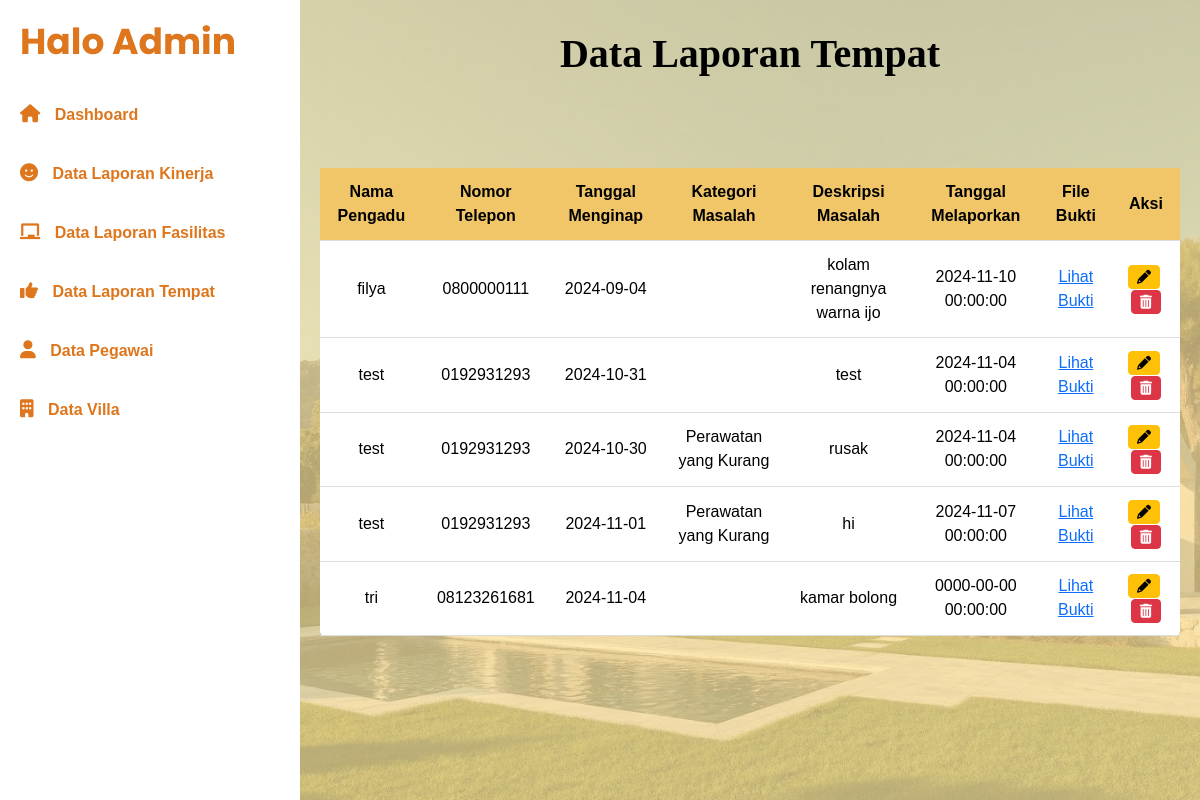
The page /DashboardTempt.php on the database as committed earlier.
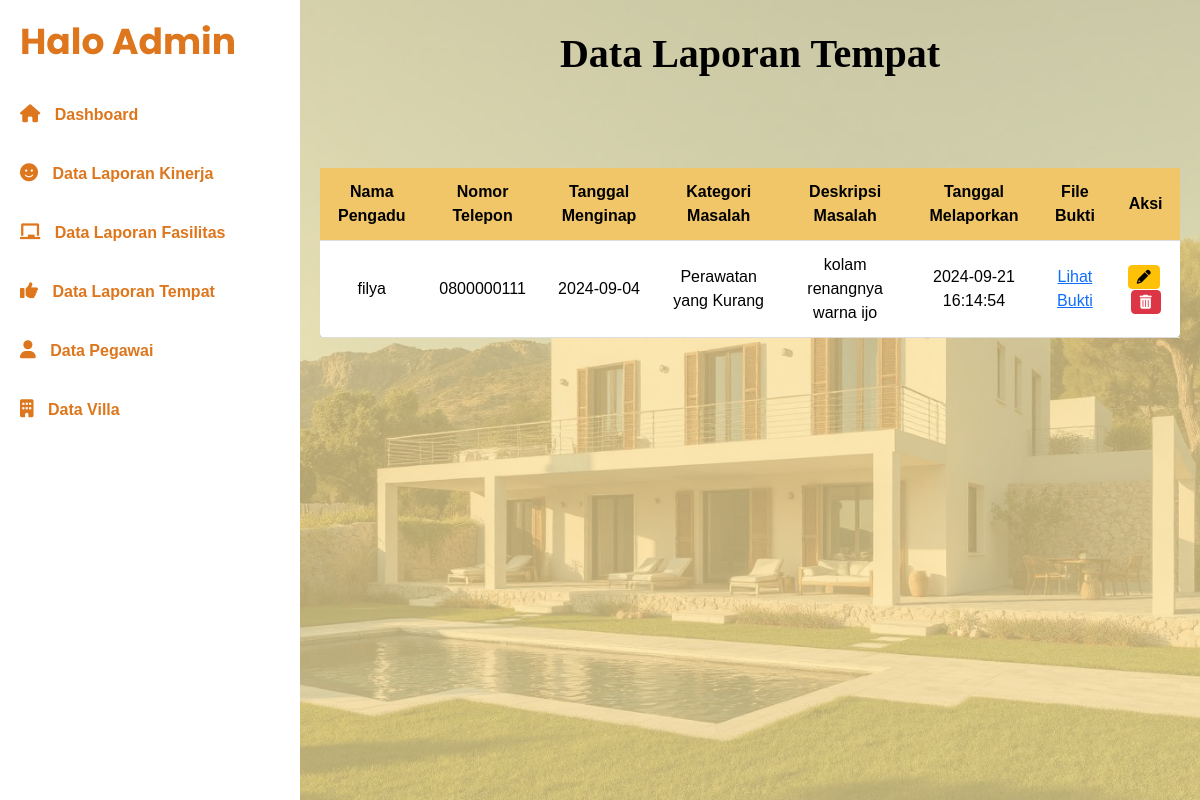
The same page on the database as committed later.
### tables this page shows
CREATE TABLE `tempat` (
  `id_pengaduan` int(11) NOT NULL,
  `nama_pengadu` varchar(255) NOT NULL,
  `no_telepon_pengadu` varchar(15) NOT NULL,
  `tanggal_menginap` date NOT NULL,
  `nomor_kamar` varchar(10) NOT NULL,
  `jenis_masalah` enum('Kerusakan Bangunan','Kebersihan Villa','Perawatan yang Kurang','Suasana Villa, Merasa Tidak Aman atau Lainnya','Perbedaan Kondisi Properti dengan Foto Properti di Iklan','Masalah Aksesibilitas','Kenyamanan pada Waktu Penginapan','Lainnya') NOT NULL,
  `deskripsi_masalah` text NOT NULL,
  `waktu_pengaduan` datetime DEFAULT current_timestamp(),
  `file_bukti` varchar(255) DEFAULT NULL
);

### DashboardTempt.php (the view, shortened to what this page needs)
<?php
$servername = "localhost";
$username = "root";
$password = "";
$dbname = "filya_suite";
$conn = new mysqli($servername, $username, $password, $dbname);
$sql = "SELECT * FROM tempat";
$result = $conn->query($sql);
?>
<!DOCTYPE html>
<html lang="en">
<head>
    <link rel="stylesheet" href="https://cdnjs.cloudflare.com/ajax/libs/font-awesome/6.0.0-beta3/css/all.min.css">
    <link href="https://cdn.jsdelivr.net/npm/bootstrap@5.3.0-alpha1/dist/css/bootstrap.min.css" rel="stylesheet">
    <link rel="stylesheet" href="https://cdn.jsdelivr.net/npm/bootstrap-icons@1.10.3/font/bootstrap-icons.css">
</head>
<body>
    <div class="sidebar">
        <h2>Halo Admin</h2>
        <a href="Dashboardadmin.php"><i class="fas fa-home"></i> Dashboard</a>
        <a href="DashbordKinerja.php"><i class="fas fa-smile"></i> Data Laporan Kinerja</a>
        <a href="DashbordFasilitas.php"><i class="fas fa-chalkboard"></i> Data Laporan Fasilitas</a>
        <a href="DashboardTempt.php"><i class="fas fa-thumbs-up"></i> Data Laporan Tempat</a>
        <a href="Dashboarddatapegawai.php"><i class="fas fa-user"></i> Data Pegawai</a>
        <a href="datavilla.php"><i class="fas fa-building"></i> Data Villa</a>
    </div>
    <div class="main-content">
        <h1><strong>Data Laporan Tempat</strong></h1>
        <div class="table-responsive">
            <table>
                <thead>
                    <tr>
                        <th>Nama Pengadu</th>
                        <th>Nomor Telepon</th>
                        <th>Tanggal Menginap</th>
                        <th>Kategori Masalah</th>
                        <th>Deskripsi Masalah</th>
                        <th>Tanggal Melaporkan</th>
                        <th>File Bukti</th>
                        <th>Aksi</th>
                    </tr>
                </thead>
                <tbody>
                    <?php if (isset($result) && $result->num_rows > 0): ?>
                        <?php while($row = $result->fetch_assoc()): ?>
                            <tr>
                                <td><?php echo isset($row['nama_pengadu']) ? $row['nama_pengadu'] : ''; ?></td>
                                <td><?php echo isset($row['no_telepon_pengadu']) ? $row['no_telepon_pengadu'] : ''; ?></td>
                                <td><?php echo isset($row['tanggal_menginap']) ? $row['tanggal_menginap'] : ''; ?></td>
                                <td><?php echo isset($row['jenis_masalah']) ? $row['jenis_masalah'] : ''; ?></td>
                                <td><?php echo isset($row['deskripsi_masalah']) ? $row['deskripsi_masalah'] : ''; ?></td>
                                <td><?php echo isset($row['waktu_pengaduan']) ? $row['waktu_pengaduan'] : ''; ?></td>
                                <td>
                                <?php if (!empty($row['file_bukti'])): ?>
                                <a href="abcd.jpg" target="">Lihat Bukti</a>
                                <?php else: ?>
                                Tidak Ada Bukti
                                <?php endif; ?>
                                </td>
                                <td class="text-center">
                                <a href="proses_tempat/edit.php?id=<?php echo $row['id_pengaduan']; ?>" class="btn btn-warning btn-sm d-inline-flex align-items-center me-1">
                                <i class="fas fa-pencil-alt"></i>
                                </a>
                                <a href="proses_tempat/delete.php?id=<?php echo $row['id_pengaduan']; ?>" class="btn btn-danger btn-sm d-inline-flex align-items-center" onclick="return confirm('Apakah Anda yakin ingin menghapus data ini?')">
                                <i class="fas fa-trash-alt"></i>
                                </a>
                                </td>
                            </tr>
                        <?php endwhile; ?>
                    <?php else: ?>
                        <tr>
                            <td colspan="9">Tidak ada data ditemukan</td>
                        </tr>
                    <?php endif; ?>
                </tbody>
            </table>
        </div>
    </div>
</body>
</html>

### DashboardTempt.php (style rules this page uses)
* { box-sizing: border-box; margin: 0; padding: 0; }
body { font-family: Arial, sans-serif; background-color: #fafafa; display: flex; }
.sidebar { width: 300px; background-color: #fff; height: 100vh; padding: 20px; color: #DD761C; position: relative; }
.sidebar h2 { font-family: 'Poppins', sans-serif; font-weight: bold; font-size: 36px; color: #DD761C; margin-bottom: 30px; }
.sidebar a { text-decoration: none; font-weight: bold; display: block; padding: 10px 0; color: #DD761C; transition: background 0.3s; margin-bottom: 15px; }
.sidebar i { margin-right: 10px; font-size: 18px; }
.main-content { flex: 1; padding: 30px 20px; background-color: #FDE49E; text-align: center; background-image: url('blubrown.jpg'); background-size: cover; background-position: center; background-repeat: no-repeat; position: relative; }
.main-content::before { content: ''; position: absolute; top: 0; left: 0; right: 0; bottom: 0; background-color: #FDE49E; opacity: 0.7; z-index: 1; }
.main-content h1 { position: relative; z-index: 2; font-family: 'Baloo 2', cursive; margin: 0; font-size: 2.5rem; font-weight: bold; color: black; margin-bottom: 90px; }
.table-responsive { overflow-x: auto; margin-top: 20px; position: relative; }
table { width: 100%; border-collapse: collapse; background-color: #fff; border-radius: 5px; box-shadow: 0 2px 5px rgba(0, 0, 0, 0.1); position: relative; z-index: 2; }
th, td { padding: 12px; text-align: center; border-bottom: 1px solid #ddd; color: black; }
th { background-color: #f0c669; font-weight: bold; color: black; }

Rows that differ between the two databases and show on the page:
removed tempat: nama_pengadu "test", no_telepon_pengadu "0192931293", tanggal_menginap "2024-10-31", deskripsi_masalah "test", waktu_pengaduan "2024-11-04 00:00:00", shows "Lihat Bukti"
removed tempat: nama_pengadu "test", no_telepon_pengadu "0192931293", tanggal_menginap "2024-10-30", jenis_masalah "Perawatan yang Kurang", deskripsi_masalah "rusak", waktu_pengaduan "2024-11-04 00:00:00", shows "Lihat Bukti"
removed tempat: nama_pengadu "test", no_telepon_pengadu "0192931293", tanggal_menginap "2024-11-01", jenis_masalah "Perawatan yang Kurang", deskripsi_masalah "hi", waktu_pengaduan "2024-11-07 00:00:00", shows "Lihat Bukti"
removed tempat: nama_pengadu "tri", no_telepon_pengadu "08123261681", tanggal_menginap "2024-11-04", deskripsi_masalah "kamar bolong", waktu_pengaduan "0000-00-00 00:00:00", file_bukti "Lihat Bukti"
changed tempat "filya": jenis_masalah (not shown) → "Perawatan yang Kurang"; waktu_pengaduan "2024-11-10 00:00:00" → "2024-09-21 16:14:54"
